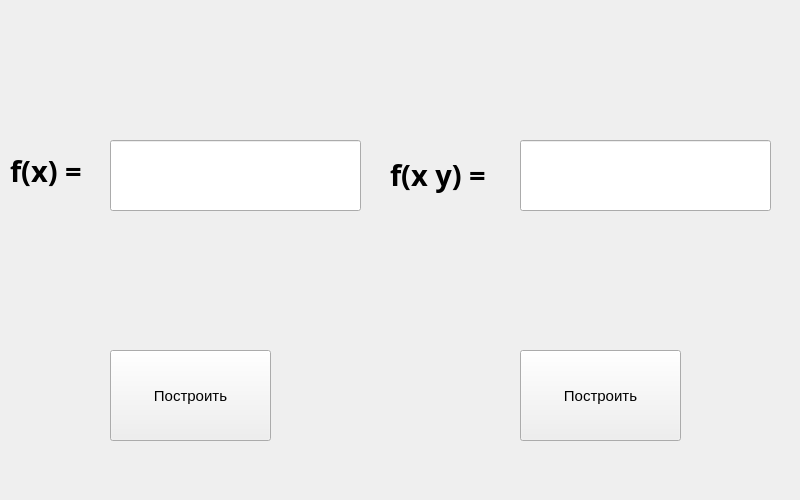
<?xml version="1.0" encoding="UTF-8"?>
<ui version="4.0">
 <class>Form</class>
 <widget class="QWidget" name="Form">
  <property name="geometry">
   <rect>
    <x>0</x>
    <y>0</y>
    <width>800</width>
    <height>500</height>
   </rect>
  </property>
  <property name="windowTitle">
   <string>Form</string>
  </property>
  <widget class="QLabel" name="label">
   <property name="geometry">
    <rect>
     <x>10</x>
     <y>150</y>
     <width>101</width>
     <height>41</height>
    </rect>
   </property>
   <property name="font">
    <font>
     <family>Segoe Print</family>
     <pointsize>22</pointsize>
     <weight>75</weight>
     <bold>true</bold>
    </font>
   </property>
   <property name="text">
    <string>f(x) =</string>
   </property>
  </widget>
  <widget class="QLabel" name="label_2">
   <property name="geometry">
    <rect>
     <x>390</x>
     <y>150</y>
     <width>121</width>
     <height>51</height>
    </rect>
   </property>
   <property name="font">
    <font>
     <family>Segoe Print</family>
     <pointsize>22</pointsize>
     <weight>75</weight>
     <bold>true</bold>
    </font>
   </property>
   <property name="text">
    <string>&lt;html&gt;&lt;head/&gt;&lt;body&gt;&lt;p&gt;f(x y) =&lt;/p&gt;&lt;/body&gt;&lt;/html&gt;</string>
   </property>
  </widget>
  <widget class="QPushButton" name="pushButton">
   <property name="geometry">
    <rect>
     <x>110</x>
     <y>350</y>
     <width>161</width>
     <height>91</height>
    </rect>
   </property>
   <property name="font">
    <font>
     <pointsize>11</pointsize>
    </font>
   </property>
   <property name="text">
    <string>Построить</string>
   </property>
  </widget>
  <widget class="QLineEdit" name="fxinput">
   <property name="geometry">
    <rect>
     <x>110</x>
     <y>140</y>
     <width>251</width>
     <height>71</height>
    </rect>
   </property>
  </widget>
  <widget class="QLineEdit" name="fxinput_2">
   <property name="geometry">
    <rect>
     <x>520</x>
     <y>140</y>
     <width>251</width>
     <height>71</height>
    </rect>
   </property>
  </widget>
  <widget class="QPushButton" name="pushButton_2">
   <property name="geometry">
    <rect>
     <x>520</x>
     <y>350</y>
     <width>161</width>
     <height>91</height>
    </rect>
   </property>
   <property name="font">
    <font>
     <pointsize>11</pointsize>
    </font>
   </property>
   <property name="text">
    <string>Построить</string>
   </property>
  </widget>
  <zorder>pushButton</zorder>
  <zorder>label</zorder>
  <zorder>label_2</zorder>
  <zorder>fxinput</zorder>
  <zorder>fxinput_2</zorder>
  <zorder>pushButton_2</zorder>
 </widget>
 <resources/>
 <connections/>
</ui>
